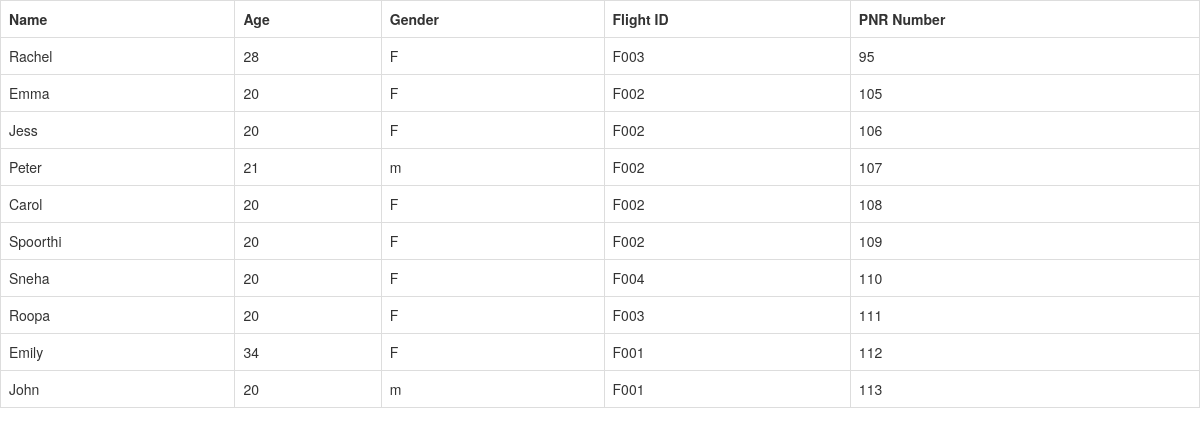
Page /adminview.php on the committed database.
### tables this page shows
CREATE TABLE `passengers` (
  `PNRNumber` int(5) NOT NULL,
  `flightID` varchar(20) NOT NULL,
  `name` varchar(20) NOT NULL,
  `age` int(11) NOT NULL,
  `gender` varchar(1) NOT NULL,
  `contact` bigint(20) NOT NULL
);

### adminview.php (the view, shortened to what this page needs)
<!DOCTYPE html>
<html lang="en">
<head>
    <link rel="stylesheet" href="https://maxcdn.bootstrapcdn.com/bootstrap/3.4.0/css/bootstrap.min.css">
</head>
<body>
<table class="table table-bordered">
<tr>
<th>Name</th>
<th>Age</th>
<th>Gender</th>
<th>Flight ID</th>
<th>PNR Number</th>
</tr>
<?php
    include 'connection.php';
    $sql = "SELECT * FROM passengers";
$result = $conn->query($sql);
if ($result->num_rows > 0) {
while($row = $result->fetch_assoc()) {
echo "<tr><td> " . $row["name"]. "</td><td>" . $row["age"] . "</td><td>".$row["gender"]. "</td><td>".$row["flightID"]. "</td><td>". $row["PNRNumber"]. "</td>" ;
}
echo "</table>";
} else { echo "0 results"; }
?>
</body>
</html>

### rows in the picture
passengers: name "Rachel", age "28", gender "F", flightID "F003", PNRNumber "95"
passengers: name "Emma", age "20", gender "F", flightID "F002", PNRNumber "105"
passengers: name "Jess", age "20", gender "F", flightID "F002", PNRNumber "106"
passengers: name "Peter", age "21", gender "m", flightID "F002", PNRNumber "107"
passengers: name "Carol", age "20", gender "F", flightID "F002", PNRNumber "108"
passengers: name "Spoorthi", age "20", gender "F", flightID "F002", PNRNumber "109"
passengers: name "Sneha", age "20", gender "F", flightID "F004", PNRNumber "110"
passengers: name "Roopa", age "20", gender "F", flightID "F003", PNRNumber "111"
passengers: name "Emily", age "34", gender "F", flightID "F001", PNRNumber "112"
passengers: name "John", age "20", gender "m", flightID "F001", PNRNumber "113"
